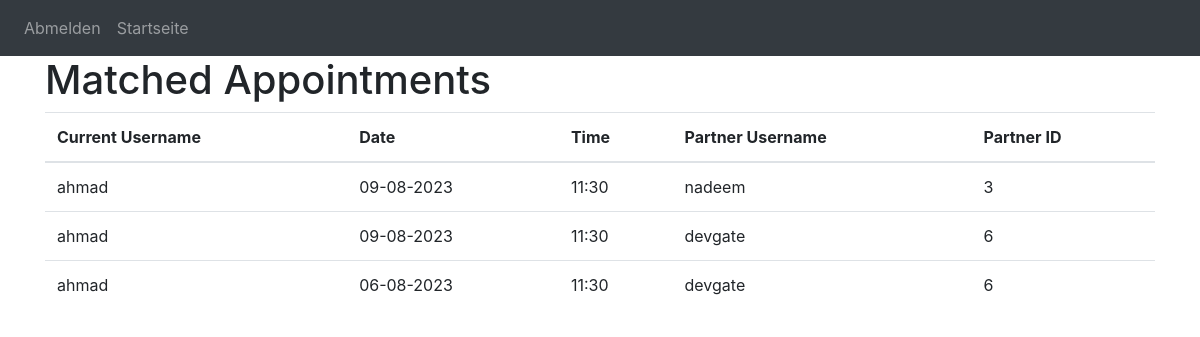
The page /match-appointments (signed in) on the database its author committed.
### website/models.py (models this page shows)
class User(db.Model, UserMixin):
    id = db.Column(db.Integer, primary_key=True)
    email = db.Column(db.String(150), unique=True)
    password = db.Column(db.String(150))
    first_name = db.Column(db.String(150))

### website/views.py (the view)
@views.route('/match-appointments', methods=['GET'])
@login_required
def match_appointments_endpoint():
    current_user_id = current_user.id
    current_user_appointments = Appointment.query.filter_by(user_id=current_user_id).all()
    current_user_name = User.query.filter_by(id=current_user_id).first()
    matched_appointments_data = []
    for appointment in current_user_appointments:
        matching_appointments = Appointment.query.filter(
            Appointment.date == appointment.date,
            Appointment.time == appointment.time,
            Appointment.user_id != current_user_id
        ).all()
        for matching_appointment in matching_appointments:
            partner_user = User.query.get(matching_appointment.user_id)
            appointment_data = {
                'Current_user_id': matching_appointment.user_id,
                'Current_username': current_user_name.first_name,
                'partner_username': partner_user.first_name,
                'date': matching_appointment.date.strftime('%d-%m-%Y'),
                'time': matching_appointment.time.strftime('%H:%M'),
            }
            matched_appointments_data.append(appointment_data)
    return render_template("matched.html", matched_appointments=matched_appointments_data , user=current_user)

### website/__init__.py (called while the page is built)
def create_app():
    app = Flask(__name__)
    app.secret_key = "something only you know"
    app.config['SQLALCHEMY_DATABASE_URI'] = f'sqlite:///{DB_NAME}'
    db.init_app(app)
    from .views import views
    from .auth import auth
    app.register_blueprint(views, url_prefix='/')
    app.register_blueprint(auth, url_prefix='/')
    from .models import User
    with app.app_context():
       db.create_all()
    login_manager = LoginManager()
    login_manager.login_view = 'auth.login'
    login_manager.init_app(app)
    @login_manager.user_loader
    def load_user(id):
        return User.query.get(int(id))
    with app.app_context():
        db.create_all()
    return app

### website/templates/matched.html (shortened to what this page needs)
{% extends "base.html" %}
{% block content %}
<h1>Matched Appointments</h1>
<table class="table">
    <thead>
        <tr>
            <th>Current Username</th>
            <th>Date</th>
            <th>Time</th>
            <th>Partner Username</th>
            <th> Partner ID</th>
        </tr>
    </thead>
    <tbody>
        {% for appointment in matched_appointments %}
        <tr>
            <td>{{ appointment.Current_username }}</td>
            <td>{{ appointment.date }}</td>
            <td>{{ appointment.time }}</td>
            <td>{{ appointment.partner_username }}</td>
            <td>{{ appointment.Current_user_id }}</td>
        </tr>
        {% endfor %}
    </tbody>
</table>
{% endblock %}

### website/templates/base.html (shortened to what this page needs)
<!DOCTYPE html>
<html>
    <head>
        <link
      rel="stylesheet"
      href="https://stackpath.bootstrapcdn.com/bootstrap/4.4.1/css/bootstrap.min.css"
    />
    <link
      rel="stylesheet"
      href="https://stackpath.bootstrapcdn.com/font-awesome/4.7.0/css/font-awesome.min.css"
    />
    </head>
    <body>
     <nav class="navbar navbar-expand-lg navbar-dark bg-dark">
        <div class="collapse navbar-collapse" id="navbar">
          <div class="navbar-nav">
            {% if user.is_authenticated %}
            <a class="nav-item nav-link" id="logout" href="/logout">Abmelden</a>
            <a class="nav-item nav-link" id="home" href="/appointments">Startseite</a>
            {% else %}
            <a class="nav-item nav-link" id="login" href="/login">Anmelden</a>
            <a class="nav-item nav-link" id="signUp" href="/sign-up">Resistrieren</a>
            {% endif %}
          </div>
        </div>
     </nav>
     <div class="container">
      {% block content %}
      {% endblock %}
     </div>
    </body>
</html>

### rows shown on the page
User: Current_username "ahmad" "ahmad" "ahmad"
User: partner_username "nadeem"
User: partner_username "devgate" "devgate"

### other values the page prints
{{ appointment.date }} "09-08-2023" "09-08-2023" "06-08-2023"
{{ appointment.time }} "11:30" "11:30" "11:30"
{{ appointment.Current_user_id }} "3" "6" "6"
